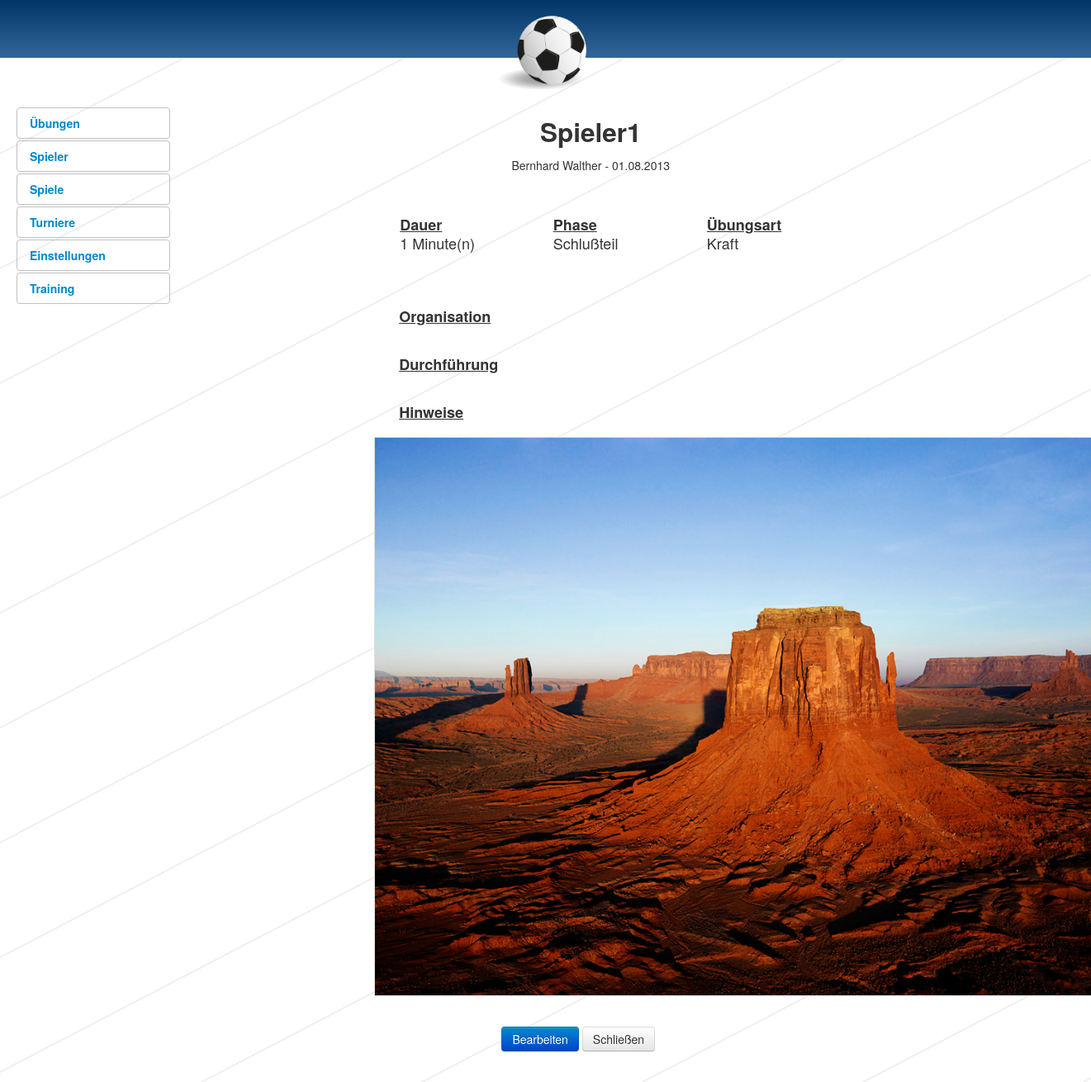
Screenshot of /?page=6&art=uebungen&id=153 with the database file from the repository.
### tables this page shows
CREATE TABLE IF NOT EXISTS `uebungen` (
  `ID` int(6) NOT NULL AUTO_INCREMENT,
  `titel` varchar(100) NOT NULL,
  `datum` int(11) NOT NULL,
  `organisation` text NOT NULL,
  `durchfuehrung` text NOT NULL,
  `hinweise` text NOT NULL,
  `dauer` varchar(10) NOT NULL,
  `author` varchar(30) NOT NULL,
  `gruppierung` int(2) NOT NULL,
  `uebungsart` int(3) NOT NULL,
  PRIMARY KEY (`ID`),
  KEY `dauer` (`dauer`),
  KEY `gruppierung` (`gruppierung`),
  KEY `uebungsart` (`uebungsart`)
);

CREATE TABLE IF NOT EXISTS `laenge` (
  `id` int(11) NOT NULL AUTO_INCREMENT,
  `laenge` varchar(10) NOT NULL,
  PRIMARY KEY (`id`)
);

CREATE TABLE IF NOT EXISTS `gruppierung` (
  `ID` int(2) NOT NULL AUTO_INCREMENT,
  `name` varchar(30) NOT NULL,
  PRIMARY KEY (`ID`)
);

CREATE TABLE IF NOT EXISTS `uebungsart` (
  `ID` int(255) NOT NULL AUTO_INCREMENT,
  `art` varchar(255) NOT NULL,
  PRIMARY KEY (`ID`)
);

### index.php (the view, shortened to what this page needs)
<?php include("header.php");?>
<div class="container-fluid">
	<div class="row-fluid">
		<div class="span2">
			<div class="accordion" id="accordion2"><div class="accordion-group">
					<div class="accordion-heading">
						<a class="accordion-toggle" data-toggle="collapse" data-parent="#accordion2" href="#collapseOne">
							<strong>&Uuml;bungen</strong>
						</a>
					</div>
				</div> 	<div class="accordion-group">
					<div class="accordion-heading">
						<a class="accordion-toggle" data-toggle="collapse" data-parent="#accordion2" href="#collapseTwo">
							<strong>Spieler</strong>
						</a>
					</div>
				</div>
				<div class="accordion-group">
					<div class="accordion-heading">
						<a class="accordion-toggle" data-toggle="collapse" data-parent="#accordion2" href="#collapseThree">
							<strong>Spiele</strong>
						</a>
					</div>
				</div> 	<div class="accordion-group">
					<div class="accordion-heading">
						<a class="accordion-toggle" href="?page=7">
							<strong>Turniere</strong>
						</a>
					</div>
				</div> 	<div class="accordion-group">
					<div class="accordion-heading">
						<a class="accordion-toggle" href="?page=4">
							<strong>Einstellungen</strong>
						</a>
					</div>
				</div> 	<div class="accordion-group">
					<div class="accordion-heading">
						<a class="accordion-toggle" data-toggle="collapse" data-parent="#accordion2" href="#collapseSix">
							<strong>Training</strong>
						</a>
					</div>
				</div>
			</div>
		</div>
		<div class="span9">
			<?php
			if(isset($_GET["page"])){
				switch ($_GET["page"]) {
					case '6';
						include("functions/anzeigen.php");
						break;
				}
			}
			?>
		</div>
	</div>
</div>
<?php include("footer.php") ?>

### functions/anzeigen.php (shortened to what this page needs)
<?php
if ($_GET['art'] == "uebungen"){
function write_content($i)
{
	$target_path = "upload/". $_GET['id']. ".jpg";
	$filename = "$target_path";
if(file_exists($filename))
	{?>
	<a href="#bild2">
		<img class="bild bild-large" src="upload/<?php echo $_GET['id'] ?>.jpg" />
	</a>
<?php
	}
}
?>
<div class="row-fluid">
	<div class="span6 offset3">
		<?php
			$sql2 = "SELECT * FROM uebungen
									LEFT JOIN gruppierung
									ON uebungen.gruppierung = gruppierung.ID
									LEFT JOIN uebungsart
									ON uebungen.uebungsart = uebungsart.ID
									LEFT JOIN laenge
									ON uebungen.dauer = laenge.id
									WHERE uebungen.ID = ".$_GET['id']."";
			$sql = mysqli_query($con,$sql2);
			while ($res = mysqli_fetch_array($sql))
				{?>
		<div class="row-fluid">
			<div class="span12 text-center">
				<h2 class="text-center"><?php echo $res[1] ?></h2>
				<?php echo $res[7] ?> - <?php echo date("d.m.Y", $res[2]) ?>
			</div>
		</div>
		<div class="row-fluid">
					<table class="span12 large margin-oben margin-unten">
						<tr>
							<td class="span6"><strong><u>Dauer</u></strong></td>
							<td class="span6"><strong><u>Phase</u></strong></td>
							<td class="span6"><strong><u>&Uuml;bungsart</u></strong></td>
						</tr>
						<tr>
							<td class="span6"><?php echo $res['laenge'] ?> Minute(n)</td>
							<td class="span6"><?php echo $res[11] ?></td>
							<td class="span6"><?php echo $res[13] ?></td>
						</tr>
					</table>
				</div>
		<div class="row-fluid">
				<div class="span12 large">
					<dl>
						<dt><u>Organisation</u></dt>
					</dl>
				</div>
		</div>
		<div class="row-fluid">
				<div class="span12 large">
					<dl>
						<dt><u>Durchf&uuml;hrung</u></dt>
					</dl>
				</div>
		</div>
		<div class="row-fluid">
				<div class="span12 large">
					<dl>
						<dt><u>Hinweise</u></dt>
					</dl>
				</div>
		</div>
<div class="row">
	<div class="span12 text-center">
		<?php echo write_content($_GET['id']); ?>
	</div>
</div>
<div class="row" id="top-margin-buttons">
	<div class="span12 text-center">
		<button class="btn btn-primary" type="button" onclick="window.location.href='index.php?page=5&id=<?php echo $_GET['id'];?>&art=uebungen'"/>Bearbeiten</button>
		<button class="btn" type="button" onclick="window.close();" />Schlie&szlig;en</button>
	</div>
</div>
	</div>
</div>
<?php
	}
}
 ?>

### css/design.css (style rules this page uses)
body { background: white url('../img/haching_lines.png') repeat center fixed; }
.margin-unten { margin-bottom:50px; }
.margin-oben { margin-top:50px; }
.bild { border:1px solid #DDD; }
.bild-large { margin:0px auto !important; max-width: 900px; }
#top-margin-buttons { padding: 37px 0px; }
.large { font-size: 18px; }
.accordion-group { border:1px solid silver !important; }

### rows the page displays
uebungen: titel "Spieler1", author "Bernhard Walther", datum "01.08.2013", laenge.laenge "1", gruppierung.name "Schlußteil", uebungsart.art "Kraft"
